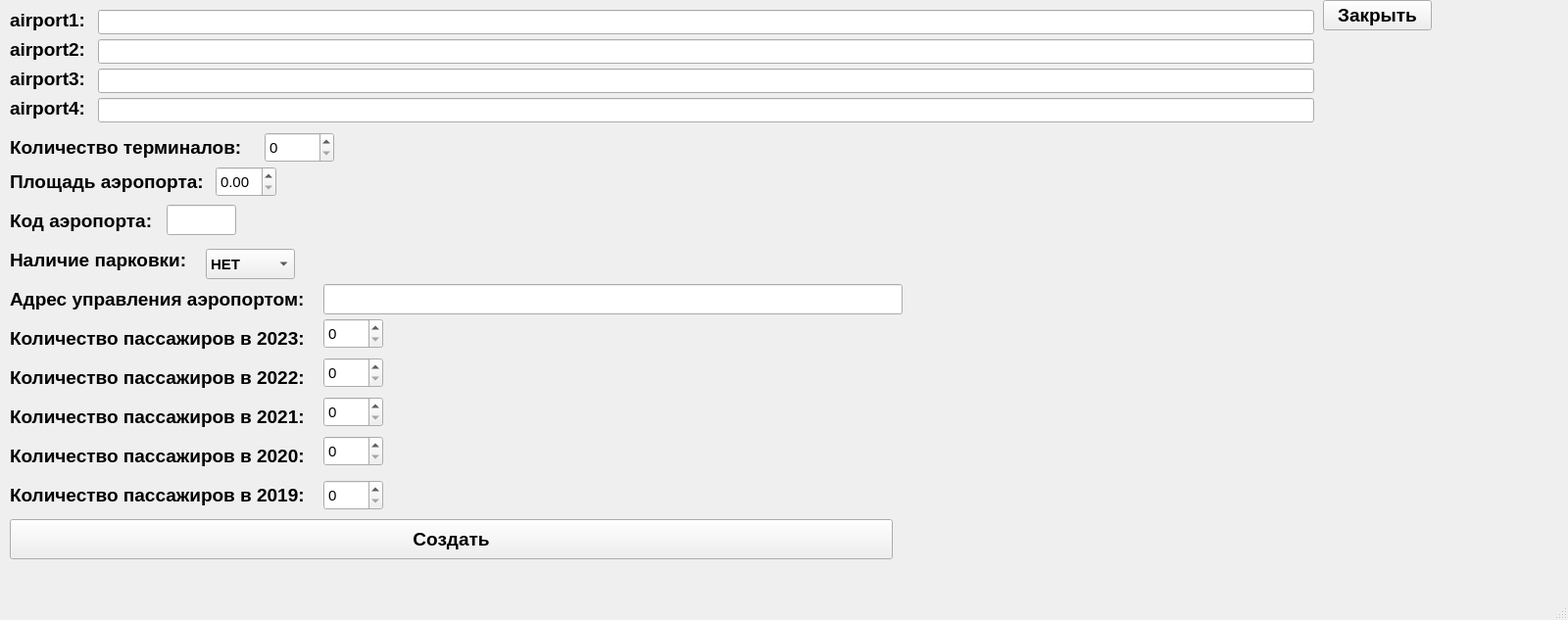
<?xml version="1.0" encoding="UTF-8"?>
<ui version="4.0">
 <class>MainWindow</class>
 <widget class="QMainWindow" name="MainWindow">
  <property name="geometry">
   <rect>
    <x>0</x>
    <y>0</y>
    <width>1600</width>
    <height>633</height>
   </rect>
  </property>
  <property name="font">
   <font>
    <pointsize>11</pointsize>
   </font>
  </property>
  <property name="windowTitle">
   <string>MainWindow</string>
  </property>
  <widget class="QWidget" name="centralwidget">
   <widget class="QPushButton" name="pushButton">
    <property name="geometry">
     <rect>
      <x>1350</x>
      <y>0</y>
      <width>111</width>
      <height>31</height>
     </rect>
    </property>
    <property name="font">
     <font>
      <pointsize>14</pointsize>
      <bold>true</bold>
     </font>
    </property>
    <property name="text">
     <string>Закрыть</string>
    </property>
   </widget>
   <widget class="QLabel" name="label">
    <property name="geometry">
     <rect>
      <x>10</x>
      <y>10</y>
      <width>91</width>
      <height>21</height>
     </rect>
    </property>
    <property name="font">
     <font>
      <pointsize>14</pointsize>
      <bold>true</bold>
     </font>
    </property>
    <property name="text">
     <string>airport1: </string>
    </property>
   </widget>
   <widget class="QLabel" name="label_2">
    <property name="geometry">
     <rect>
      <x>10</x>
      <y>40</y>
      <width>91</width>
      <height>21</height>
     </rect>
    </property>
    <property name="font">
     <font>
      <pointsize>14</pointsize>
      <bold>true</bold>
     </font>
    </property>
    <property name="text">
     <string>airport2: </string>
    </property>
   </widget>
   <widget class="QLabel" name="label_3">
    <property name="geometry">
     <rect>
      <x>10</x>
      <y>70</y>
      <width>91</width>
      <height>21</height>
     </rect>
    </property>
    <property name="font">
     <font>
      <pointsize>14</pointsize>
      <bold>true</bold>
     </font>
    </property>
    <property name="text">
     <string>airport3: </string>
    </property>
   </widget>
   <widget class="QLabel" name="label_4">
    <property name="geometry">
     <rect>
      <x>10</x>
      <y>100</y>
      <width>91</width>
      <height>21</height>
     </rect>
    </property>
    <property name="font">
     <font>
      <pointsize>14</pointsize>
      <bold>true</bold>
     </font>
    </property>
    <property name="text">
     <string>airport4: </string>
    </property>
   </widget>
   <widget class="QLineEdit" name="lineEdit">
    <property name="geometry">
     <rect>
      <x>100</x>
      <y>10</y>
      <width>1241</width>
      <height>25</height>
     </rect>
    </property>
    <property name="readOnly">
     <bool>true</bool>
    </property>
   </widget>
   <widget class="QLineEdit" name="lineEdit_2">
    <property name="geometry">
     <rect>
      <x>100</x>
      <y>40</y>
      <width>1241</width>
      <height>25</height>
     </rect>
    </property>
    <property name="readOnly">
     <bool>true</bool>
    </property>
   </widget>
   <widget class="QLineEdit" name="lineEdit_3">
    <property name="geometry">
     <rect>
      <x>100</x>
      <y>70</y>
      <width>1241</width>
      <height>25</height>
     </rect>
    </property>
    <property name="readOnly">
     <bool>true</bool>
    </property>
   </widget>
   <widget class="QLineEdit" name="lineEdit_4">
    <property name="geometry">
     <rect>
      <x>100</x>
      <y>100</y>
      <width>1241</width>
      <height>25</height>
     </rect>
    </property>
    <property name="readOnly">
     <bool>true</bool>
    </property>
   </widget>
   <widget class="QLabel" name="label_5">
    <property name="geometry">
     <rect>
      <x>10</x>
      <y>140</y>
      <width>251</width>
      <height>21</height>
     </rect>
    </property>
    <property name="font">
     <font>
      <pointsize>14</pointsize>
      <bold>true</bold>
     </font>
    </property>
    <property name="text">
     <string>Количество терминалов:</string>
    </property>
   </widget>
   <widget class="QLabel" name="label_6">
    <property name="geometry">
     <rect>
      <x>10</x>
      <y>170</y>
      <width>211</width>
      <height>31</height>
     </rect>
    </property>
    <property name="font">
     <font>
      <pointsize>14</pointsize>
      <bold>true</bold>
     </font>
    </property>
    <property name="text">
     <string>Площадь аэропорта:</string>
    </property>
   </widget>
   <widget class="QLabel" name="label_7">
    <property name="geometry">
     <rect>
      <x>10</x>
      <y>210</y>
      <width>151</width>
      <height>31</height>
     </rect>
    </property>
    <property name="font">
     <font>
      <pointsize>14</pointsize>
      <bold>true</bold>
     </font>
    </property>
    <property name="text">
     <string>Код аэропорта:</string>
    </property>
   </widget>
   <widget class="QLabel" name="label_8">
    <property name="geometry">
     <rect>
      <x>10</x>
      <y>250</y>
      <width>211</width>
      <height>31</height>
     </rect>
    </property>
    <property name="font">
     <font>
      <pointsize>14</pointsize>
      <bold>true</bold>
     </font>
    </property>
    <property name="text">
     <string>Наличие парковки:</string>
    </property>
   </widget>
   <widget class="QLabel" name="label_9">
    <property name="geometry">
     <rect>
      <x>10</x>
      <y>290</y>
      <width>321</width>
      <height>31</height>
     </rect>
    </property>
    <property name="font">
     <font>
      <pointsize>14</pointsize>
      <bold>true</bold>
     </font>
    </property>
    <property name="text">
     <string>Адрес управления аэропортом:</string>
    </property>
   </widget>
   <widget class="QLabel" name="label_10">
    <property name="geometry">
     <rect>
      <x>10</x>
      <y>330</y>
      <width>311</width>
      <height>31</height>
     </rect>
    </property>
    <property name="font">
     <font>
      <pointsize>14</pointsize>
      <bold>true</bold>
     </font>
    </property>
    <property name="text">
     <string>Количество пассажиров в 2023:</string>
    </property>
   </widget>
   <widget class="QLabel" name="label_11">
    <property name="geometry">
     <rect>
      <x>10</x>
      <y>370</y>
      <width>321</width>
      <height>31</height>
     </rect>
    </property>
    <property name="font">
     <font>
      <pointsize>14</pointsize>
      <bold>true</bold>
     </font>
    </property>
    <property name="text">
     <string>Количество пассажиров в 2022:</string>
    </property>
   </widget>
   <widget class="QLabel" name="label_12">
    <property name="geometry">
     <rect>
      <x>10</x>
      <y>410</y>
      <width>321</width>
      <height>31</height>
     </rect>
    </property>
    <property name="font">
     <font>
      <pointsize>14</pointsize>
      <bold>true</bold>
     </font>
    </property>
    <property name="text">
     <string>Количество пассажиров в 2021:</string>
    </property>
   </widget>
   <widget class="QLabel" name="label_13">
    <property name="geometry">
     <rect>
      <x>10</x>
      <y>450</y>
      <width>321</width>
      <height>31</height>
     </rect>
    </property>
    <property name="font">
     <font>
      <pointsize>14</pointsize>
      <bold>true</bold>
     </font>
    </property>
    <property name="text">
     <string>Количество пассажиров в 2020:</string>
    </property>
   </widget>
   <widget class="QLabel" name="label_14">
    <property name="geometry">
     <rect>
      <x>10</x>
      <y>490</y>
      <width>321</width>
      <height>31</height>
     </rect>
    </property>
    <property name="font">
     <font>
      <pointsize>14</pointsize>
      <bold>true</bold>
     </font>
    </property>
    <property name="text">
     <string>Количество пассажиров в 2019:</string>
    </property>
   </widget>
   <widget class="QComboBox" name="comboBox">
    <property name="geometry">
     <rect>
      <x>210</x>
      <y>254</y>
      <width>91</width>
      <height>31</height>
     </rect>
    </property>
    <property name="font">
     <font>
      <pointsize>11</pointsize>
      <bold>true</bold>
     </font>
    </property>
    <item>
     <property name="text">
      <string>НЕТ</string>
     </property>
    </item>
    <item>
     <property name="text">
      <string>ЕСТЬ</string>
     </property>
    </item>
   </widget>
   <widget class="QLineEdit" name="lineEdit_5">
    <property name="geometry">
     <rect>
      <x>170</x>
      <y>209</y>
      <width>71</width>
      <height>31</height>
     </rect>
    </property>
    <property name="font">
     <font>
      <pointsize>11</pointsize>
      <bold>true</bold>
     </font>
    </property>
    <property name="maxLength">
     <number>1</number>
    </property>
   </widget>
   <widget class="QSpinBox" name="spinBox">
    <property name="geometry">
     <rect>
      <x>270</x>
      <y>135</y>
      <width>71</width>
      <height>31</height>
     </rect>
    </property>
   </widget>
   <widget class="QDoubleSpinBox" name="doubleSpinBox">
    <property name="geometry">
     <rect>
      <x>220</x>
      <y>170</y>
      <width>62</width>
      <height>31</height>
     </rect>
    </property>
   </widget>
   <widget class="QLineEdit" name="lineEdit_6">
    <property name="geometry">
     <rect>
      <x>330</x>
      <y>290</y>
      <width>591</width>
      <height>31</height>
     </rect>
    </property>
   </widget>
   <widget class="QSpinBox" name="spinBox_2">
    <property name="geometry">
     <rect>
      <x>330</x>
      <y>325</y>
      <width>61</width>
      <height>31</height>
     </rect>
    </property>
    <property name="maximum">
     <number>10000</number>
    </property>
   </widget>
   <widget class="QSpinBox" name="spinBox_3">
    <property name="geometry">
     <rect>
      <x>330</x>
      <y>365</y>
      <width>61</width>
      <height>31</height>
     </rect>
    </property>
    <property name="maximum">
     <number>10000</number>
    </property>
   </widget>
   <widget class="QSpinBox" name="spinBox_4">
    <property name="geometry">
     <rect>
      <x>330</x>
      <y>405</y>
      <width>61</width>
      <height>31</height>
     </rect>
    </property>
    <property name="maximum">
     <number>10000</number>
    </property>
   </widget>
   <widget class="QSpinBox" name="spinBox_5">
    <property name="geometry">
     <rect>
      <x>330</x>
      <y>445</y>
      <width>61</width>
      <height>31</height>
     </rect>
    </property>
    <property name="maximum">
     <number>10000</number>
    </property>
   </widget>
   <widget class="QSpinBox" name="spinBox_6">
    <property name="geometry">
     <rect>
      <x>330</x>
      <y>490</y>
      <width>61</width>
      <height>31</height>
     </rect>
    </property>
    <property name="maximum">
     <number>10000</number>
    </property>
   </widget>
   <widget class="QPushButton" name="pushButton_2">
    <property name="geometry">
     <rect>
      <x>10</x>
      <y>530</y>
      <width>901</width>
      <height>41</height>
     </rect>
    </property>
    <property name="font">
     <font>
      <pointsize>14</pointsize>
      <bold>true</bold>
     </font>
    </property>
    <property name="text">
     <string>Создать</string>
    </property>
   </widget>
  </widget>
  <widget class="QMenuBar" name="menubar">
   <property name="geometry">
    <rect>
     <x>0</x>
     <y>0</y>
     <width>1600</width>
     <height>26</height>
    </rect>
   </property>
  </widget>
  <widget class="QStatusBar" name="statusbar"/>
 </widget>
 <resources/>
 <connections/>
</ui>
